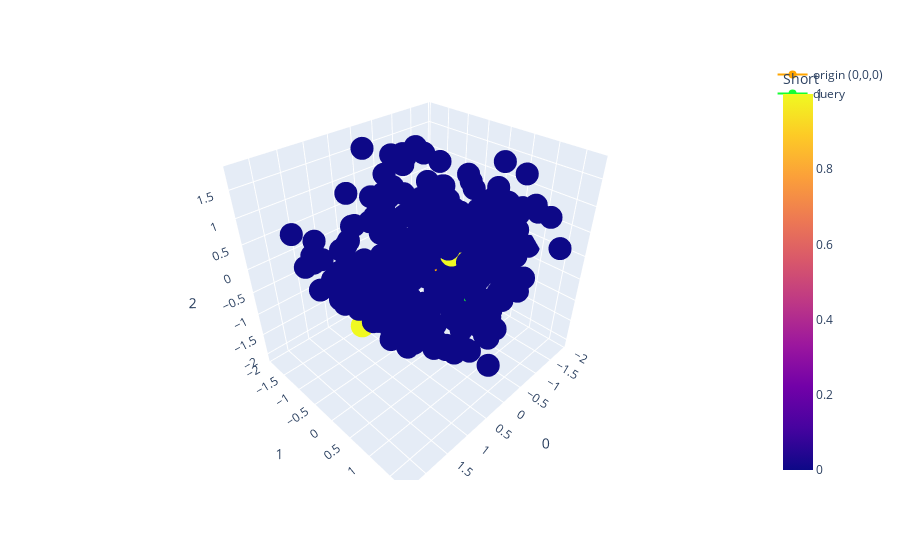

The code cell stored with this chart in its notebook:
### Code cell
fig = px.scatter_3d(df, x=0, y=1, z=2, hover_data="title", color="Short")
fig.add_scatter3d(
    x=[0], y=[0], z=[0], marker=dict(color="orange"), name="origin (0,0,0)"
)
fig.add_scatter3d(
    x=[query_embedding_pcad[0]],
    y=[query_embedding_pcad[1]],
    z=[query_embedding_pcad[2]],
    marker=dict(color="#16FF32"),
    name="query",
)

### Figure 1 — Plotly figure (JSON) as saved in the notebook; plotly's stock layout.template omitted (floating-point values rounded to 4 significant figures; data arrays with more than 128 entries replaced by an {"elided": "..."} marker saying what was removed)
{"data": [{"customdata": {"elided": "300x1 str values"}, "hovertemplate": "0=%{x}<br>1=%{y}<br>2=%{z}<br>title=%{customdata[0]}<br>Short=%{marker.color}<extra></extra>", "legendgroup": "", "marker": {"color": {"elided": "300 int values"}, "coloraxis": "coloraxis", "symbol": "circle"}, "mode": "markers", "name": "", "scene": "scene", "showlegend": false, "type": "scatter3d", "x": {"elided": "300 float values"}, "y": {"elided": "300 float values"}, "z": {"elided": "300 float values"}}, {"marker": {"color": "orange"}, "name": "origin (0,0,0)", "type": "scatter3d", "x": [0], "y": [0], "z": [0]}, {"marker": {"color": "#16FF32"}, "name": "query", "type": "scatter3d", "x": [-0.3151], "y": [0.3376], "z": [-1.004]}], "layout": {"coloraxis": {"colorbar": {"title": {"text": "Short"}}, "colorscale": [[0, "#0d0887"], [0.1111, "#46039f"], [0.2222, "#7201a8"], [0.3333, "#9c179e"], [0.4444, "#bd3786"], [0.5556, "#d8576b"], [0.6667, "#ed7953"], [0.7778, "#fb9f3a"], [0.8889, "#fdca26"], [1, "#f0f921"]]}, "legend": {"tracegroupgap": 0}, "margin": {"t": 60}, "scene": {"domain": {"x": [0, 1], "y": [0, 1]}, "xaxis": {"title": {"text": "0"}}, "yaxis": {"title": {"text": "1"}}, "zaxis": {"title": {"text": "2"}}}}}
